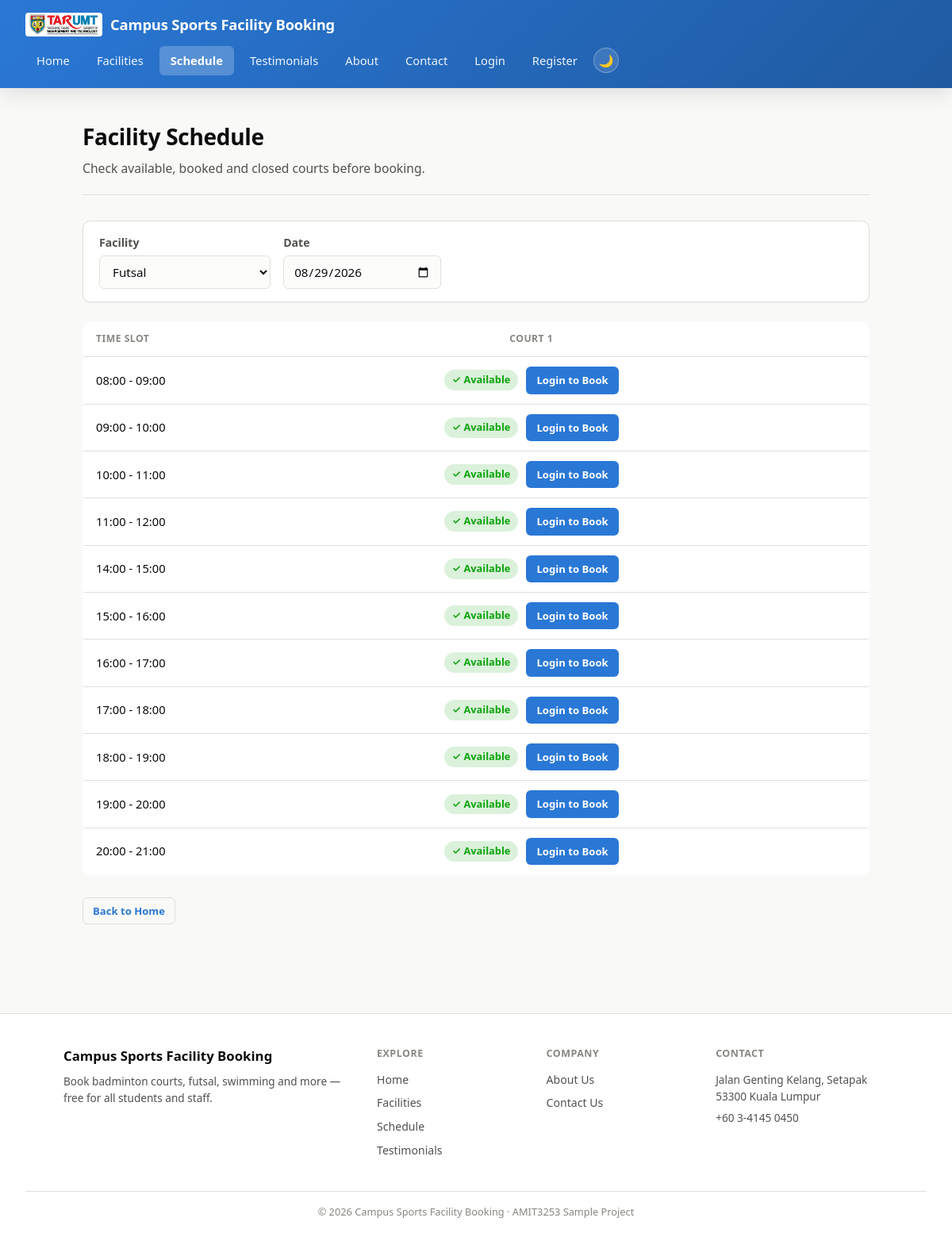
Screenshot of /schedule.php?facility_id=2 with the database file from the repository.
### tables this page shows
CREATE TABLE courts (
  id INT AUTO_INCREMENT PRIMARY KEY,
  facility_id INT NOT NULL,
  name VARCHAR(50) NOT NULL,
  location VARCHAR(100) NULL,
  FOREIGN KEY (facility_id) REFERENCES facilities(id)
);

CREATE TABLE time_slots (
  id INT AUTO_INCREMENT PRIMARY KEY,
  label VARCHAR(20) NOT NULL,
  sort_order INT NOT NULL
);

### src/auth.php (called while the page is built, shortened)
<?php
function current_user_id() {
    return $_SESSION['user_id'] ?? null;
}

### src/schedule.php (the view, shortened to what this page needs)
<?php
require 'config.php';
require 'auth.php';
$facilities = $conn->query('SELECT * FROM facilities ORDER BY name')->fetch_all(MYSQLI_ASSOC);
$selectedFacilityId = (int)($_GET['facility_id'] ?? ($facilities[0]['id'] ?? 0));
$selectedDate = $_GET['date'] ?? date('Y-m-d');
$stmt = $conn->prepare('SELECT id, name FROM courts WHERE facility_id = ? ORDER BY name');
$stmt->bind_param('i', $selectedFacilityId);
$stmt->execute();
$courts = $stmt->get_result()->fetch_all(MYSQLI_ASSOC);
$timeSlots = $conn->query('SELECT * FROM time_slots ORDER BY sort_order')->fetch_all(MYSQLI_ASSOC);
$uid = current_user_id();
$bookedSlots = [];
$closedSlots = [];
$wholeDayClosed = [];
require 'partials/header.php';
?>
<div class="page-header">
<h1>Facility Schedule</h1>
<p>Check available, booked and closed courts before booking.</p>
</div>
<form method="get" class="filter-bar">
<label>Facility
<select name="facility_id" onchange="this.form.submit()">
<?php foreach ($facilities as $f): ?>
<option value="<?= (int)$f['id'] ?>" <?= $f['id'] == $selectedFacilityId ? 'selected' : '' ?>><?= htmlspecialchars($f['name']) ?></option>
<?php endforeach; ?>
</select>
</label>
<label>Date <input type="date" name="date" value="<?= htmlspecialchars($selectedDate) ?>" min="<?= date('Y-m-d') ?>" onchange="this.form.submit()"></label>
</form>
<?php if (empty($courts)): ?>
<div class="empty-state">
<div class="empty-state-icon">&#128269;</div>
<p>This facility has no courts set up yet.</p>
</div>
<?php else: ?>
<div style="overflow-x:auto;">
<table class="schedule-table">
<tr>
<th>Time Slot</th>
<?php foreach ($courts as $court): ?>
<th class="schedule-court-th"><?= htmlspecialchars($court['name']) ?></th>
<?php endforeach; ?>
</tr>
<?php foreach ($timeSlots as $t): ?>
<tr>
<td><?= htmlspecialchars($t['label']) ?></td>
<?php foreach ($courts as $court): ?>
<?php
$courtId = $court['id'];
$slotId = $t['id'];
if (isset($wholeDayClosed[$courtId]) || isset($closedSlots[$courtId][$slotId])) {
    $status = 'Closed';
    $reason = $wholeDayClosed[$courtId] ?? $closedSlots[$courtId][$slotId];
    $badgeClass = 'badge-critical';
    $icon = '&#10005;';
} elseif (isset($bookedSlots[$courtId][$slotId])) {
    $isMine = $uid && $bookedSlots[$courtId][$slotId] == $uid;
    $status = $isMine ? 'Booked by you' : 'Booked';
    $reason = null;
    $badgeClass = $isMine ? 'badge-accent' : 'badge-neutral';
    $icon = $isMine ? '&#10003;' : '&#9679;';
} else {
    $status = 'Available';
    $badgeClass = 'badge-good';
    $icon = '&#10003;';
}
?>
<td class="schedule-court-td">
<div class="schedule-cell">
<span class="badge <?= $badgeClass ?>"><?= $icon ?> <?= htmlspecialchars($status) ?></span>
<?php if ($status === 'Available' && $selectedDate >= date('Y-m-d')): ?>
<?php if ($uid): ?>
<a class="btn btn-small" href="create.php?court_id=<?= (int)$courtId ?>&booking_date=<?= htmlspecialchars($selectedDate) ?>&time_slot_id=<?= (int)$slotId ?>">Book</a>
<?php else: ?>
<a class="btn btn-small" href="login.php">Login to Book</a>
<?php endif; ?>
<?php endif; ?>
</div>
</td>
<?php endforeach; ?>
</tr>
<?php endforeach; ?>
</table>
</div>
<?php endif; ?>
<div class="card-actions" style="margin-top:20px;">
<a class="btn btn-secondary btn-small" href="index.php">Back to Home</a>
</div>
<?php require 'partials/footer.php'; ?>

### src/style.css (style rules this page uses)
:root { color-scheme: light; --page-bg: #f9f9f7; --surface: #fcfcfb; --surface-raised: #ffffff; --text-primary: #0b0b0b; --text-secondary: #52514e; --text-muted: #898781; --border: #e1e0d9; --accent: #2a78d6; --good: #0ca30c; --critical: #d03b3b; --rating: #eda100; --radius-sm: 6px; --radius: 10px; --radius-lg: 14px; --shadow-sm: 0 1px 2px rgba(11, 11, 11, 0.06); --shadow-md: 0 8px 24px rgba(11, 11, 11, 0.10); }
* { box-sizing: border-box; }
body { font-family: system-ui, -apple-system, "Segoe UI", Roboto, Helvetica, Arial, sans-serif; margin: 0; background: var(--page-bg); color: var(--text-primary); line-height: 1.55; -webkit-font-smoothing: antialiased; }
.page-header { margin-bottom: 32px; padding-bottom: 20px; border-bottom: 1px solid var(--border); }
.page-header h1 { margin: 0 0 6px; font-size: 1.75rem; font-weight: 700; letter-spacing: -0.01em; }
.page-header p { margin: 0; color: var(--text-secondary); font-size: 0.98rem; }
.filter-bar { display: flex; gap: 16px; align-items: flex-end; flex-wrap: wrap; background: var(--surface-raised); border: 1px solid var(--border); border-radius: var(--radius); padding: 16px 20px; margin-bottom: 24px; box-shadow: var(--shadow-sm); }
.filter-bar label { margin-bottom: 0; min-width: 180px; }
.card-actions { margin-top: 14px; display: flex; gap: 8px; flex-wrap: wrap; }
form label { display: block; margin-bottom: 16px; font-size: 0.88rem; font-weight: 600; color: var(--text-secondary); }
input, select, textarea { padding: 9px 12px; width: 100%; margin-top: 6px; border: 1px solid var(--border); border-radius: var(--radius-sm); font-size: 0.95rem; font-family: inherit; color: var(--text-primary); background: var(--surface); transition: border-color 0.15s ease, box-shadow 0.15s ease; }
.btn, button { display: inline-flex; align-items: center; gap: 6px; padding: 10px 18px; background: var(--accent); color: #ffffff; border: 1px solid transparent; border-radius: var(--radius-sm); cursor: pointer; text-decoration: none; font-size: 0.9rem; font-weight: 600; font-family: inherit; transition: background 0.15s ease; }
.btn-small { padding: 6px 12px; font-size: 0.82rem; }
.btn-secondary { background: transparent; color: var(--accent); border: 1px solid var(--border); }
table { border-collapse: collapse; width: 100%; margin-bottom: 8px; background: var(--surface-raised); border: 1px solid var(--border); border-radius: var(--radius); overflow: hidden; }
th { text-align: left; padding: 12px 16px; font-size: 0.76rem; font-weight: 600; color: var(--text-muted); text-transform: uppercase; letter-spacing: 0.04em; border-bottom: 1px solid var(--border); }
td { padding: 12px 16px; border-bottom: 1px solid var(--border); font-size: 0.92rem; }
tr:last-child td { border-bottom: none; }
.badge { display: inline-flex; align-items: center; gap: 5px; padding: 3px 10px; border-radius: 999px; font-size: 0.8rem; font-weight: 600; white-space: nowrap; }
.badge-good { background: color-mix(in srgb, var(--good) 15%, var(--surface-raised)); color: var(--good); }
a { color: var(--accent); }
.schedule-table { table-layout: fixed; }
.schedule-table th:first-child, .schedule-table td:first-child { width: 140px; }
.schedule-court-th { text-align: center; }
.schedule-court-td { text-align: center; vertical-align: middle; }
.schedule-cell { display: flex; align-items: center; justify-content: center; gap: 10px; flex-wrap: wrap; }

### rows the page displays
courts: name "COURT 1", id "✓", id "Available", shows "Login to Book"
time_slots: label "08:00 - 09:00"
time_slots: label "09:00 - 10:00"
time_slots: label "10:00 - 11:00"
time_slots: label "11:00 - 12:00"
time_slots: label "14:00 - 15:00"
time_slots: label "15:00 - 16:00"
time_slots: label "16:00 - 17:00"
time_slots: label "17:00 - 18:00"
time_slots: label "18:00 - 19:00"
time_slots: label "19:00 - 20:00"
time_slots: label "20:00 - 21:00"

### other values shown
form field facility_id "Futsal"
